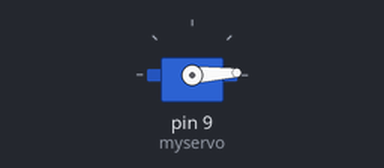
Simulated run of this sketch. Board: Arduino Uno, built with avr-gcc and run on an emulated ATmega328P. Shown: servo.

Above: at 0.05 s.
At 1.3 s:
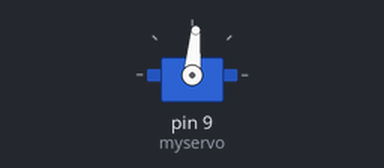
At 2.6 s:
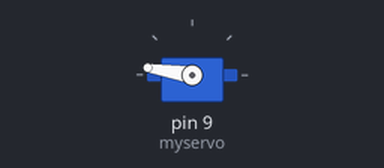
At 5.2 s:
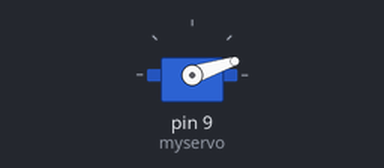
Timing chart, 0 to 7.1 s (numbered marks = the images above):
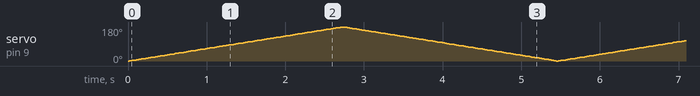

The sketch:

7.2.2.ino
```cpp
#include <Servo.h>
Servo myservo;  // 서보를 제어하기 위한 객체를 생성한다
void setup()
{
  myservo.attach(9);  //서보 핀을 아두이노 9번 단자에 연결
}
void loop()
{
  int pos;
  for(pos = 0; pos <= 180; pos += 1) //0도에서 180도로 1도씩 이동
  {
    myservo.write(pos);              // pos의 값으로 서보 이동
    delay(15);                 // 서보가 도달하도록 15ms대기
  }
  for(pos = 180; pos>=0; pos-=1) // 180도에서 0도로 이동
  {
    myservo.write(pos);              // pos로 서보에 명령 쓰기
    delay(15);                 // 서보가 도달하도록 15ms대기
  }
}  
```
